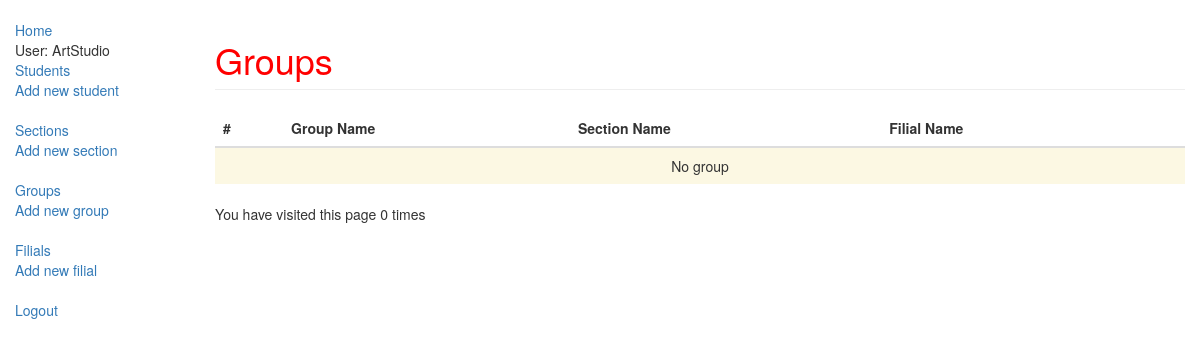
Page /index/group/ (signed in) on the earlier database version.
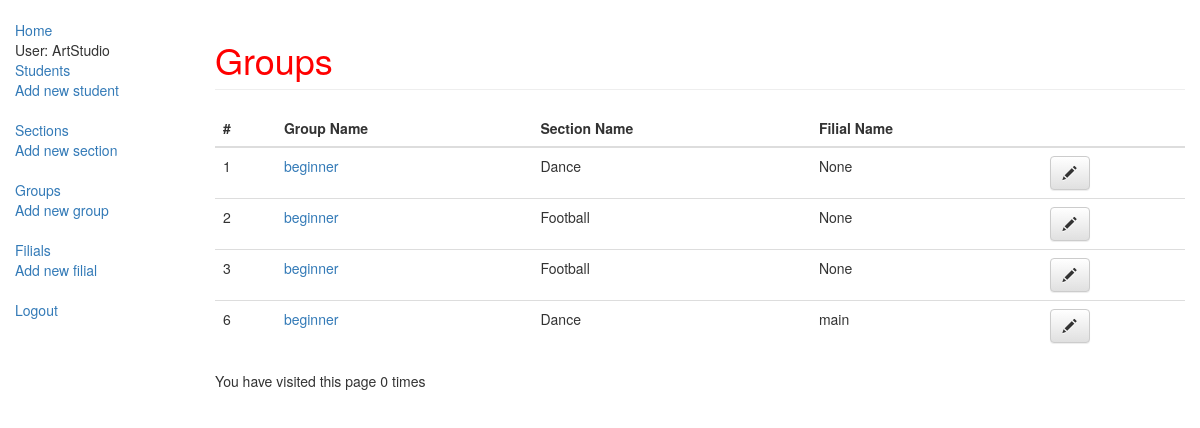
Same page on the later database version.
### observer/models.py (models this page shows, shortened)
class Group(models.Model):
    name = models.CharField(max_length=20, help_text="Enter a group name")
    filial = models.ForeignKey('Filial', on_delete=models.SET_NULL, null=True, blank=True)
    section = models.ForeignKey('Section', on_delete = models.SET_NULL, null=True)
    owner = models.ForeignKey(User, on_delete=models.SET_NULL, null=True, blank=True)
    class Meta:
        ordering = ["name"]

class Section(models.Model):
    name = models.CharField(max_length=20, help_text="Enter a section name")
    owner = models.ForeignKey(User, on_delete=models.SET_NULL, null=True, blank=True)
    filial = models.ForeignKey('Filial', on_delete=models.SET_NULL, null=True, blank=True)
    class Meta:
        ordering = ["name"]
    def __str__(self):
        return self.name

class Filial(models.Model):
    name = models.CharField(max_length=20, help_text="Enter a filial name")
    phone = models.CharField(max_length=20, help_text="Enter Phone of Filial")
    address = models.CharField(max_length=20, help_text="Enter Address of Filial")
    owner = models.ForeignKey(User, on_delete=models.SET_NULL, null=True, blank=True)
    class Meta:
        ordering = ["name"]
    def __str__(self):
        return self.name

### observer/views.py (the view)
# urls.py: path('group/', views.group_list, name="group_list"),
@login_required()
def group_list(request):
    groups = Group.objects.filter(owner=request.user)
    num_visits = request.session.get('num_visits',0)
    request.session['num_visits'] = num_visits + 1
    return render(
        request,
        'observer/group_list.html',
        {'groups': groups, 'num_visits': num_visits}
    )

### observer/templates/observer/group_list.html (shortened to what this page needs)
{% extends "observer/base_generic.html" %}
{% block content %}
<h1 class="page-header">
    Groups
</h1>
<table class="table" id="student-table">
    <thead>
        <tr>
            <th>#</th>
            <th>Group Name</th>
            <th>Section Name</th>
            <th>Filial Name</th>
            <th></th>
        </tr>
    </thead>
    <tbody>
        {% for group in groups %}
        <tr>
            <td>{{group.id}}</td>
            <td><a href="{% url 'group_detail' pk=group.pk %}">{{group.name}}</a></td>
            <td>{{group.section}}</td>
            <td>{{group.filial}}</td>
            <td><a class="btn btn-default" href="{% url 'edit_group' pk=group.pk %}"><span class="glyphicon glyphicon-pencil"></span></a></td>
        </tr>
        {% empty %}
        <tr>
            <td colspan="7" class="text-center bg-warning">No group</td>
        </tr>
        {% endfor %}
    </tbody>
</table>
<p>You have visited this page {{num_visits}} times</p>
{% endblock %}

Differences in the rows shown:
added Group: id "1", name "beginner", section "Dance", filial "None"
added Group: id "2", name "beginner", section "Football", filial "None"
added Group: id "3", name "beginner", section "Football", filial "None"
added Group: id "6", name "beginner", section "Dance", filial "main"
Other differences:
text no longer shown: "No group"
